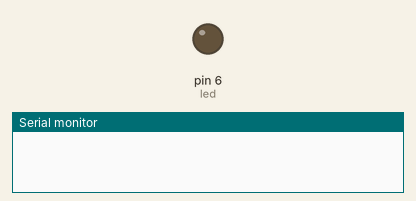
Recording of a sketch running on a simulated Arduino Uno, built with avr-gcc and run on an emulated ATmega328P. Parts: output pins drawn as LEDs (lit = HIGH), the last lines printed to the serial monitor.

Above: at 0.05 s.
At 1.9 s:
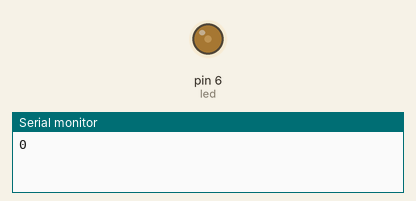
At 3.75 s:
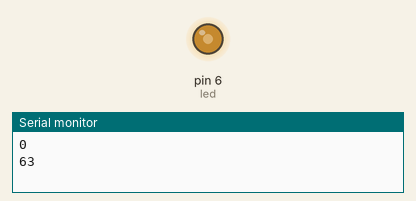
At 7.5 s:
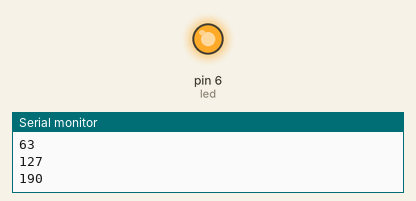
Timing chart, 0 to 9.8 s (numbered marks = the images above):
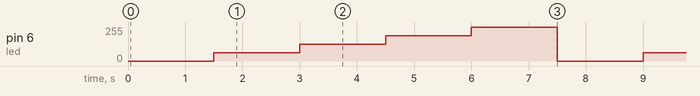

Measured:
- by itself, pin 6 (led): repeats every 7.5 s: 127/255 1.5 s, 190/255 1.5 s, 255/255 1.5 s, 0/255 1.5 s, 63/255 1.5 s

The sketch:

_8.-SalidaAnalogica.ino
```cpp
//Los pines PWM de la placa Arduino pueden distinguirse gracias al
//símbolo ~ . Los pines de tipo PWM llevan ese simbolo por delante.
const int led=6;
void setup() {
 pinMode(led,OUTPUT);
 Serial.begin(9600);
}

void loop() {
//Con las siguientes instrucciones se ira variando la intensidad de un led.
  analogWrite(led,0);
  delay(1500);
  Serial.println("0");
  analogWrite(led,63);
  delay(1500);
  Serial.println("63");
  analogWrite(led,127);
  delay(1500);
  Serial.println("127");
  analogWrite(led,190);
  delay(1500);
  Serial.println("190");
  analogWrite(led,255);
  delay(1500);
  Serial.println("255");

}
```
